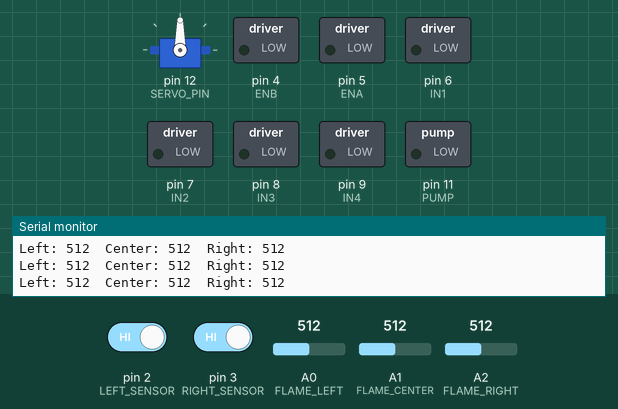
This sketch was run on a simulated Arduino Uno, built with avr-gcc and run on an emulated ATmega328P. On the bench: servo, switched loads named in the sketch (green lamp = pin HIGH), the last lines printed to the serial monitor. The test bench sets the inputs (shaded band); at power-on: A0 (FLAME_LEFT) = 512, pin 2 (LEFT_SENSOR) HIGH, pin 3 (RIGHT_SENSOR) HIGH, A1 (FLAME_CENTER) = 512, A2 (FLAME_RIGHT) = 512.

Above: at 1.2 s.
1.3 s: A0 (FLAME_LEFT) set to 314
4.3 s: A0 (FLAME_LEFT) set to 285
At 5.5 s:
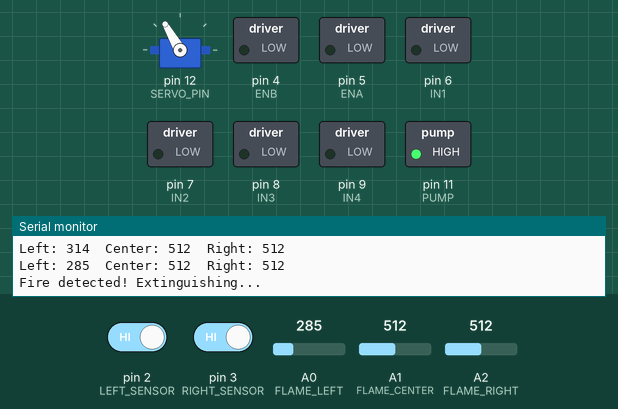
Timing chart, 0 to 7.3 s (numbered marks = the images above; inputs shaded):
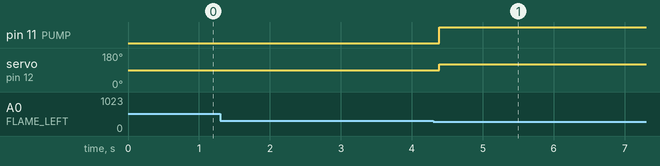

The sketch:

AutonomousMode.ino
```cpp
#include <Servo.h>

// --- Pins ---
// Line sensors
#define LEFT_SENSOR 2
#define RIGHT_SENSOR 3

// Flame sensors
#define FLAME_LEFT A0
#define FLAME_CENTER A1
#define FLAME_RIGHT A2

Servo myservo;
int pos = 0;
# define PUMP  11
# define SERVO_PIN 12

// Motor pin mapping
const int ENA = 5;
const int IN1 = 6;
const int IN2 = 7;

const int ENB = 4;
const int IN3 = 8;
const int IN4 = 9;


// --- Variables ---
int flameThreshold = 300;
int speedValue = 150;
static bool pumpState = false;

// --- Setup ---
void setup() {
  pinMode(LEFT_SENSOR, INPUT);
  pinMode(RIGHT_SENSOR, INPUT);
  pinMode(ENA, OUTPUT);
  pinMode(IN1, OUTPUT);
  pinMode(IN2, OUTPUT);

  pinMode(ENB, OUTPUT);
  pinMode(IN3, OUTPUT);
  pinMode(IN4, OUTPUT);

  pinMode(PUMP, OUTPUT);
  digitalWrite(PUMP, LOW);

  myservo.attach(SERVO_PIN);
  myservo.write(90);

  Serial.begin(9600);


 }

   // Motor functions

  void moveForward(int speed) {
  digitalWrite(IN1, HIGH);
  digitalWrite(IN2, LOW);
  digitalWrite(IN3, HIGH);
  digitalWrite(IN4, LOW);
  analogWrite(ENA, speed);
  analogWrite(ENB, speed);
}

 void moveBackward(int speed) {
  digitalWrite(IN1, LOW);
  digitalWrite(IN2, HIGH);
  digitalWrite(IN3, LOW);
  digitalWrite(IN4, HIGH);
  analogWrite(ENA, speed);
  analogWrite(ENB, speed);
}

 void turnLeft(int speed) {
  digitalWrite(IN1, LOW);
  digitalWrite(IN2, HIGH);
  digitalWrite(IN3, HIGH);
  digitalWrite(IN4, LOW);
  analogWrite(ENA, speed);
  analogWrite(ENB, speed);
}

 void turnRight(int speed) {
  digitalWrite(IN1, HIGH);
  digitalWrite(IN2, LOW);
  digitalWrite(IN3, LOW);
  digitalWrite(IN4, HIGH);
  analogWrite(ENA, speed);
  analogWrite(ENB, speed);
}

 void stopMotors() {
  digitalWrite(IN1, LOW);
  digitalWrite(IN2, LOW);
  digitalWrite(IN3, LOW);
  digitalWrite(IN4, LOW);
  analogWrite(ENA, 0);
  analogWrite(ENB, 0);
}


// Servo to the right
void servoRight() {
  myservo.write(120);
}

// Servo to the left
void servoLeft() {
  myservo.write(60);
}


// --- Extinguish Fire ---
void extinguishFire(int direction) {
  stopMotors();
  Serial.println("Fire detected! Extinguishing...");
   int sensor = FLAME_RIGHT;
  if (direction == 0) {          // Center
    myservo.write(90);
    sensor = FLAME_CENTER;
  } else if (direction == -1) {  // Left
    myservo.write(120);
    sensor = FLAME_LEFT;
  } else  {   // Right
    myservo.write(60);
  }

 while (analogRead(sensor) < flameThreshold) {
    digitalWrite(PUMP, HIGH);
    delay(100);
  }


  digitalWrite(PUMP, LOW);
  Serial.println("Fire extinguished!");


  myservo.write(90);
  digitalWrite(PUMP, LOW);
  Serial.println("Fire extinguished! Continue line following...");
}

// --- Line Following ---
void lineFollow() {
  int left = digitalRead(LEFT_SENSOR);
  int right = digitalRead(RIGHT_SENSOR);

  if (left == LOW && right == LOW) {
    moveForward(speedValue);
  } else if (left == LOW && right == HIGH) {
    turnLeft(speedValue);
  } else if (left == HIGH && right == LOW) {
    turnRight(speedValue);
  } else {
    stopMotors();
  }
}

// --- Loop ---
void loop() {
  int flameLeft = analogRead(FLAME_LEFT);
  int flameCenter = analogRead(FLAME_CENTER);
  int flameRight = analogRead(FLAME_RIGHT);

  Serial.print("Left: "); Serial.print(flameLeft);
  Serial.print("  Center: "); Serial.print(flameCenter);
  Serial.print("  Right: "); Serial.println(flameRight);

  // Fire Detiction
  if (flameCenter < flameThreshold || flameLeft < flameThreshold || flameRight < flameThreshold) {
    if (flameCenter < flameLeft && flameCenter < flameRight) {
      extinguishFire(0);   //Forward
    } else if (flameLeft < flameRight) {
      extinguishFire(-1);  // Left
    } else {
      extinguishFire(1);   // Right
    }
  } else {
    lineFollow();
  }
}
```

Measured:
- the behaviour switches between 300 and 299 on A0 (FLAME_LEFT) (found by bisection; images 0 and 1)
- after the input at 4.3 s, pin 11 (PUMP): LOW → HIGH after 0.09 s; servo on pin 12 (SERVO_PIN): 90° → 120° after 0.09 s
